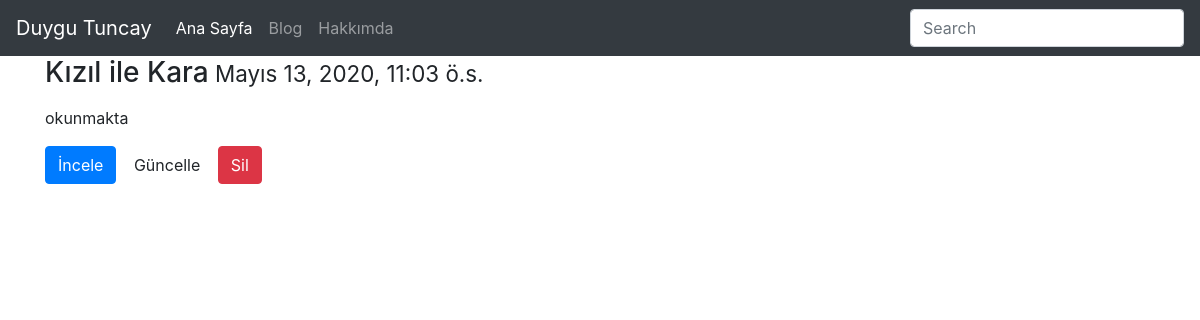
The app's page /post/4/ with its own data.
### post/models.py (models this page shows, shortened)
class Post(models.Model):
    title = models.CharField(max_length=120, verbose_name="Başlık")
    content = models.TextField()
    publishing_date = models.DateTimeField(verbose_name="Yayınlanma Tarihi", auto_now_add=True)
    image = models.ImageField(null=True, blank=True)
    def get_absolute_url(self):
        return reverse('post:detail', kwargs={'id': self.id})
    def get_update_url(self):
        return reverse('post:update', kwargs={'id': self.id})
    def get_delete_url(self):
        return reverse('post:delete', kwargs={'id': self.id})
    class Meta:
        ordering = ['-publishing_date', 'id']

### post/views.py (the view)
# urls.py: url(r'^(?P<id>\d+)/$', post_detail, name='detail'),
def post_detail(request, id):
    post = get_object_or_404(Post, id=id)
    context = {
        'post': post,
    }
    return render(request, 'post/detail.html', context)

### templates/post/detail.html (shortened to what this page needs)
   {% extends 'base.html' %}
    {% block body %}
<div class="container">
       <div class="row">
   <div class="col-md-6 col-md-offset-5">
       <div class="thumbnail">
           <div class="caption">
               <h3>{{ post.title }}<small> {{ post.publishing_date}}</small></h3>
               <p>{{ post.content|linebreaks }}</p>
               <p>
                   <a href="{{ post.get_absolute_url }}" role="button" class="btn btn-primary">İncele</a>
                   <a href="{{ post.get_update_url }}" role="button" class="btn btn-default">Güncelle</a>
                   <a href="{{ post.get_delete_url }}" role="button" class="btn btn-danger">Sil</a>
               </p>
           </div>
       </div>
   </div>
</div>
    </div>
{% endblock %}

### records on screen
Post: title "Kızıl ile Kara", publishing_date "Mayıs 13, 2020, 11:03 ö.s.", content "okunmakta"
